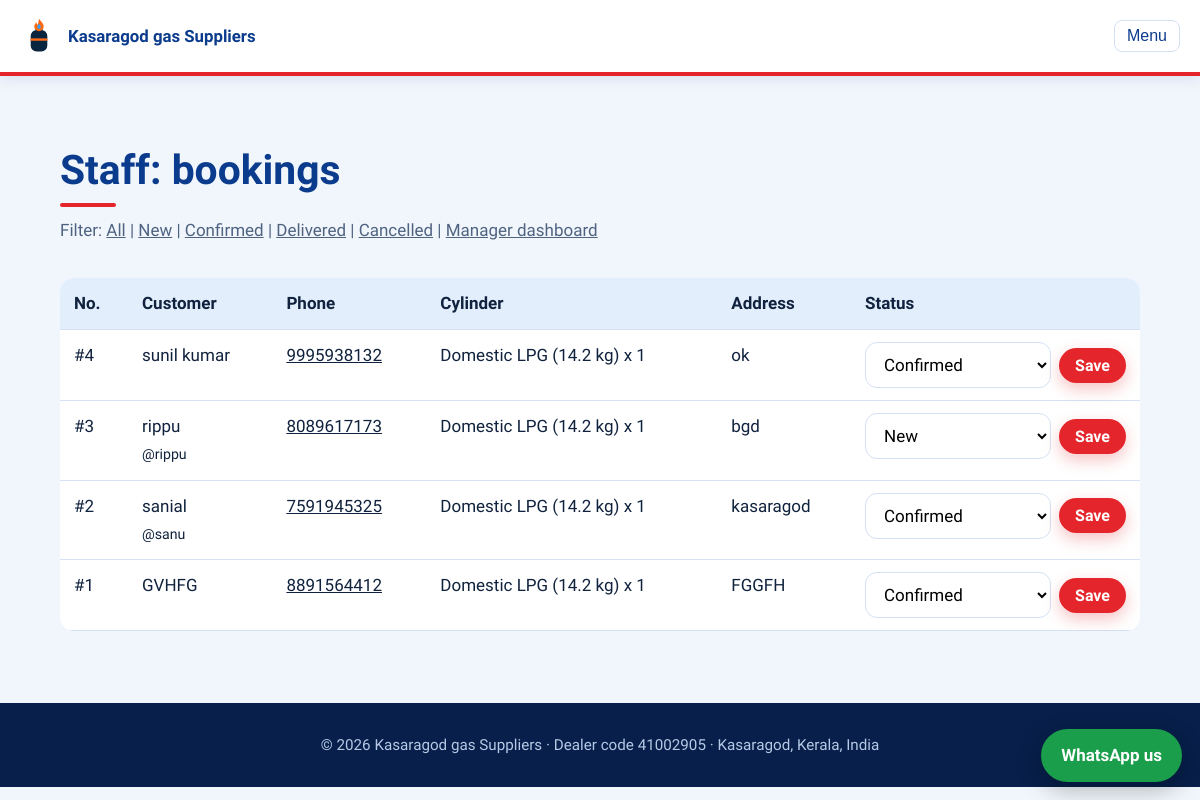
The app's page /accounts/staff/ (signed in) with its own data.
### gas/models.py (models this page shows, shortened)
class Booking(models.Model):
    STATUS = [("new", "New"), ("confirmed", "Confirmed"), ("delivered", "Delivered"), ("cancelled", "Cancelled")]
    name = models.CharField(max_length=80)
    phone = models.CharField(max_length=15)
    consumer_no = models.CharField("Consumer number", max_length=30, blank=True)
    cylinder = models.ForeignKey(Cylinder, on_delete=models.PROTECT)
    quantity = models.PositiveSmallIntegerField(default=1)
    address = models.TextField()
    customer = models.ForeignKey(settings.AUTH_USER_MODEL, null=True, blank=True, on_delete=models.SET_NULL, related_name="bookings")
    status = models.CharField(max_length=12, choices=STATUS, default="new")
    created = models.DateTimeField(auto_now_add=True)
    class Meta: ordering = ["-created"]

class Cylinder(models.Model):
    name = models.CharField(max_length=60)
    weight = models.CharField(max_length=20, help_text="e.g. 14.2 kg")
    price = models.DecimalField(max_digits=8, decimal_places=2)
    use = models.CharField(max_length=120, help_text="Who it is for")
    image = models.ImageField(upload_to="cylinders/", blank=True, validators=[max_5mb],
                              help_text="JPG or PNG, under 5 MB. Resized to a 600x600 square automatically.")
    available = models.BooleanField(default=True)
    def __str__(self): return f"{self.name} ({self.weight})"

### accounts/views.py (the view, shortened to what this page needs)
# urls.py: path("staff/", views.staff_home, name="staff_home"),
@role_required("staff", "manager")
def staff_home(request):
    qs = Booking.objects.select_related("cylinder", "customer")
    f = request.GET.get("status")
    if f in dict(Booking.STATUS): qs = qs.filter(status=f)
    return render(request, "accounts/staff.html", {"bookings": qs[:100], "statuses": Booking.STATUS, "filter": f})

### accounts/utils.py (called while the page is built)
def role_of(user):
    if not user.is_authenticated: return None
    if user.is_superuser: return "manager"
    return Profile.objects.get_or_create(user=user)[0].role

def role_required(*roles):
    def deco(view):
        @wraps(view)
        @login_required
        def wrapper(request, *a, **k):
            if role_of(request.user) not in roles: raise PermissionDenied
            return view(request, *a, **k)
        return wrapper
    return deco

def role_context(request):
    return {"role": role_of(request.user)}

### gas/context.py (called while the page is built)
def agency(request):
    return {"agency": settings.AGENCY}

### notices/context.py (called while the page is built)
def unread(request):
    u = getattr(request, "user", None)
    if u is not None and u.is_authenticated:
        return {"unread_count": Notification.objects.filter(user=u, read=False).count()}
    return {"unread_count": 0}

### shop/cart.py (called while the page is built)
    def count(self): return sum(self.d.values())

### shop/context.py (called while the page is built)
def cart_count(request):
    return {"cart_count": Cart(request).count()}

### templates/accounts/staff.html (shortened to what this page needs)
{% extends "base.html" %}{% block content %}
<section><div class="wrap"><h2>Staff: bookings</h2>
<p class="sub">Filter: <a href="{% url 'staff_home' %}">All</a>{% for v,l in statuses %} | <a href="?status={{ v }}">{{ l }}</a>{% endfor %}{% if role == "manager" %} | <a href="{% url 'manager_home' %}">Manager dashboard</a>{% endif %}</p>
<div class="scroll"><table class="tbl"><tr><th>No.</th><th>Customer</th><th>Phone</th><th>Cylinder</th><th>Address</th><th>Status</th></tr>
{% for b in bookings %}<tr><td>#{{ b.pk }}</td><td>{{ b.name }}{% if b.customer %}<br><small>@{{ b.customer.username }}</small>{% endif %}</td><td><a href="tel:{{ b.phone }}">{{ b.phone }}</a></td><td>{{ b.cylinder }} x {{ b.quantity }}</td><td>{{ b.address }}</td>
<td><form method="post" class="inl">{% csrf_token %}<input type="hidden" name="booking" value="{{ b.pk }}"><select name="status">{% for v,l in statuses %}<option value="{{ v }}"{% if v == b.status %} selected{% endif %}>{{ l }}</option>{% endfor %}</select> <button class="btn">Save</button></form></td></tr>
{% empty %}<tr><td colspan="6">No bookings found.</td></tr>{% endfor %}</table></div></div></section>
{% endblock %}

### static/css/style.css (style rules this page uses)
:root { --navy:#0A2540;--flame:#FF6A13;--blue:#2BA3FF;--bg:#F3F7FA;--ink:#14263a;--mute:#5b6b7b;--card:#fff;--line:#d9e3ec }
* { box-sizing:border-box;margin:0 }
html { scroll-behavior:smooth }
body { font:17px/1.6 "Source Sans 3",system-ui,sans-serif;color:var(--ink);background:var(--bg) }
h1,h2,h3 { font-family:"Bricolage Grotesque","Segoe UI",sans-serif;line-height:1.1;color:var(--navy) }
a { color:inherit }
.wrap { max-width:1120px;margin:auto;padding:0 20px }
.btn { display:inline-block;background:var(--flame);color:#fff;border:0;border-radius:999px;padding:12px 26px;font:700 1rem "Source Sans 3",sans-serif;cursor:pointer;text-decoration:none }
section { padding:72px 0 }
section h2 { font-size:clamp(1.8rem,3.4vw,2.6rem);margin-bottom:10px }
.sub { color:var(--mute);margin-bottom:34px;max-width:60ch }
input,select,textarea { width:100%;padding:11px 14px;border:1px solid var(--line);border-radius:12px;font:inherit;background:#fff }
.scroll { overflow-x:auto }
.tbl { width:100%;border-collapse:collapse;background:#fff;border-radius:14px;overflow:hidden }
.tbl th,.tbl td { padding:12px 14px;text-align:left;border-bottom:1px solid var(--line);vertical-align:top }
.tbl th { background:#eaf1f7 }
.inl { display:flex;gap:8px;align-items:center }
.inl select { min-width:120px }
.inl .btn { padding:8px 16px }
.inl .btn { white-space:nowrap;flex:none }
:root { --navy:#0A3B8C;--flame:#E4262C;--blue:#1E88E5;--bg:#F1F6FC;--ink:#10223D;--mute:#4F6381;--line:#D3E1F2 }
body { background:var(--bg) }
.btn { box-shadow:0 6px 16px rgba(228,38,44,.28) }
section:not(.car) h2:after { content:"";display:block;width:56px;height:4px;border-radius:4px;background:var(--flame);margin-top:10px }
.tbl th { background:#E3EEFC }

### records on screen
Booking: pk "4", name "sunil kumar", phone "9995938132", cylinder "Domestic LPG (14.2 kg)", quantity "1", address "ok", status "Confirmed"
Booking: pk "3", name "rippu", customer.username "rippu", phone "8089617173", cylinder "Domestic LPG (14.2 kg)", quantity "1", address "bgd", status "New"
Booking: pk "2", name "sanial", customer.username "sanu", phone "7591945325", cylinder "Domestic LPG (14.2 kg)", quantity "1", address "kasaragod", status "Confirmed"
Booking: pk "1", name "GVHFG", phone "8891564412", cylinder "Domestic LPG (14.2 kg)", quantity "1", address "FGGFH", status "Confirmed"

### other values on screen
{{ agency.name }} "Kasaragod gas Suppliers"
{{ l }} "New" "Confirmed" "Delivered" "Cancelled"
{{ agency.dealer_code }} "41002905"
{{ agency.address }} "Kasaragod, Kerala, India"
